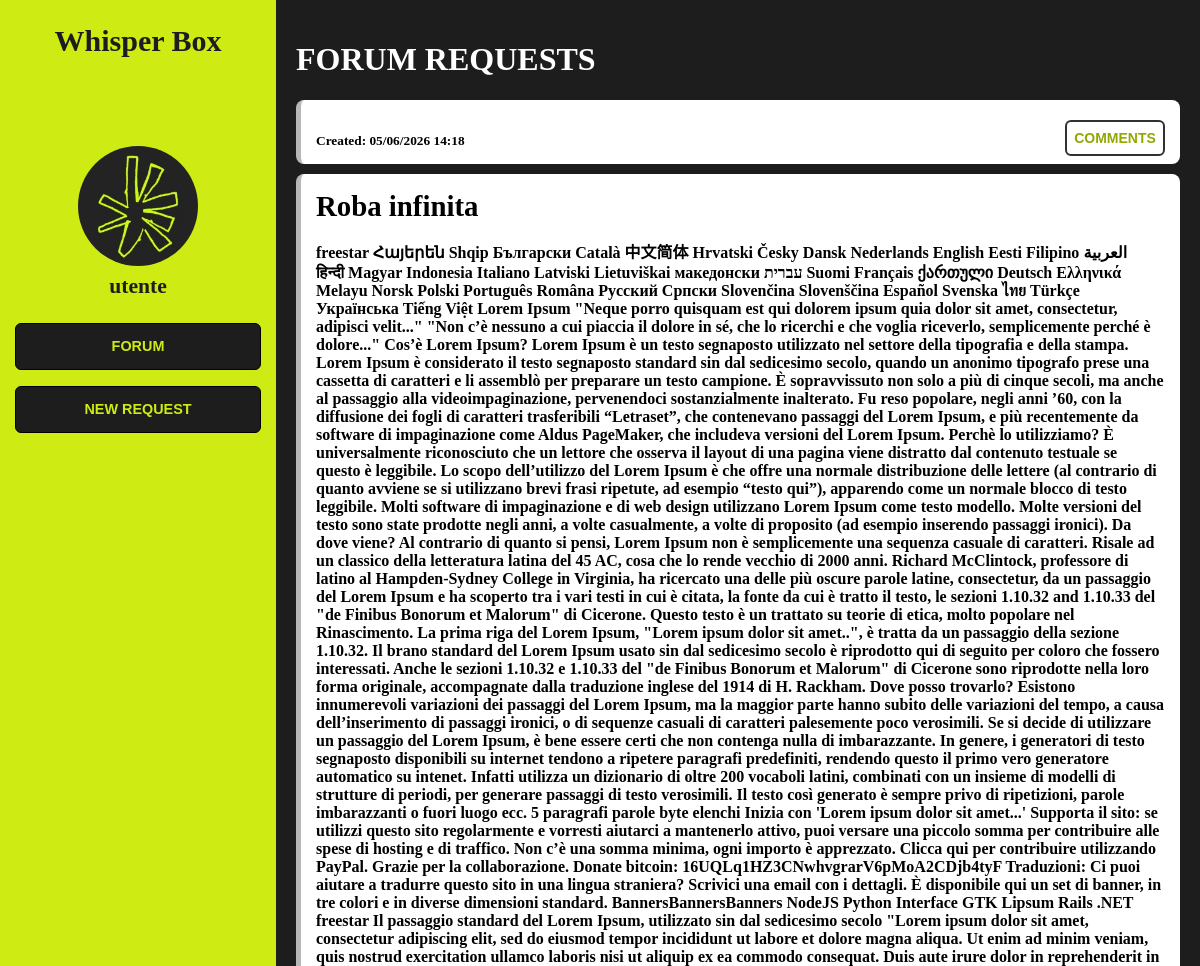
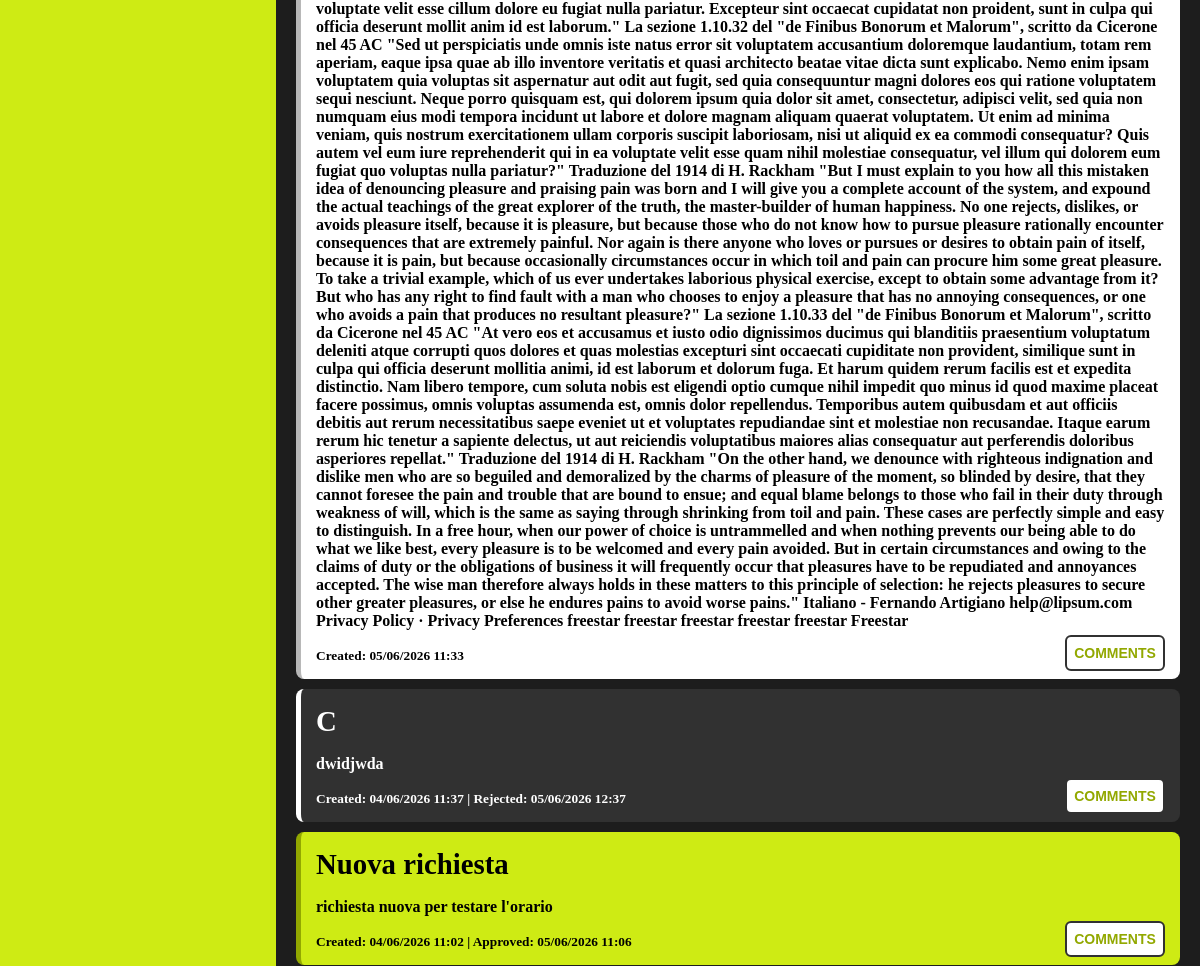
The page / (signed in, upper part) on the database as committed earlier (2 pictures, top to bottom).
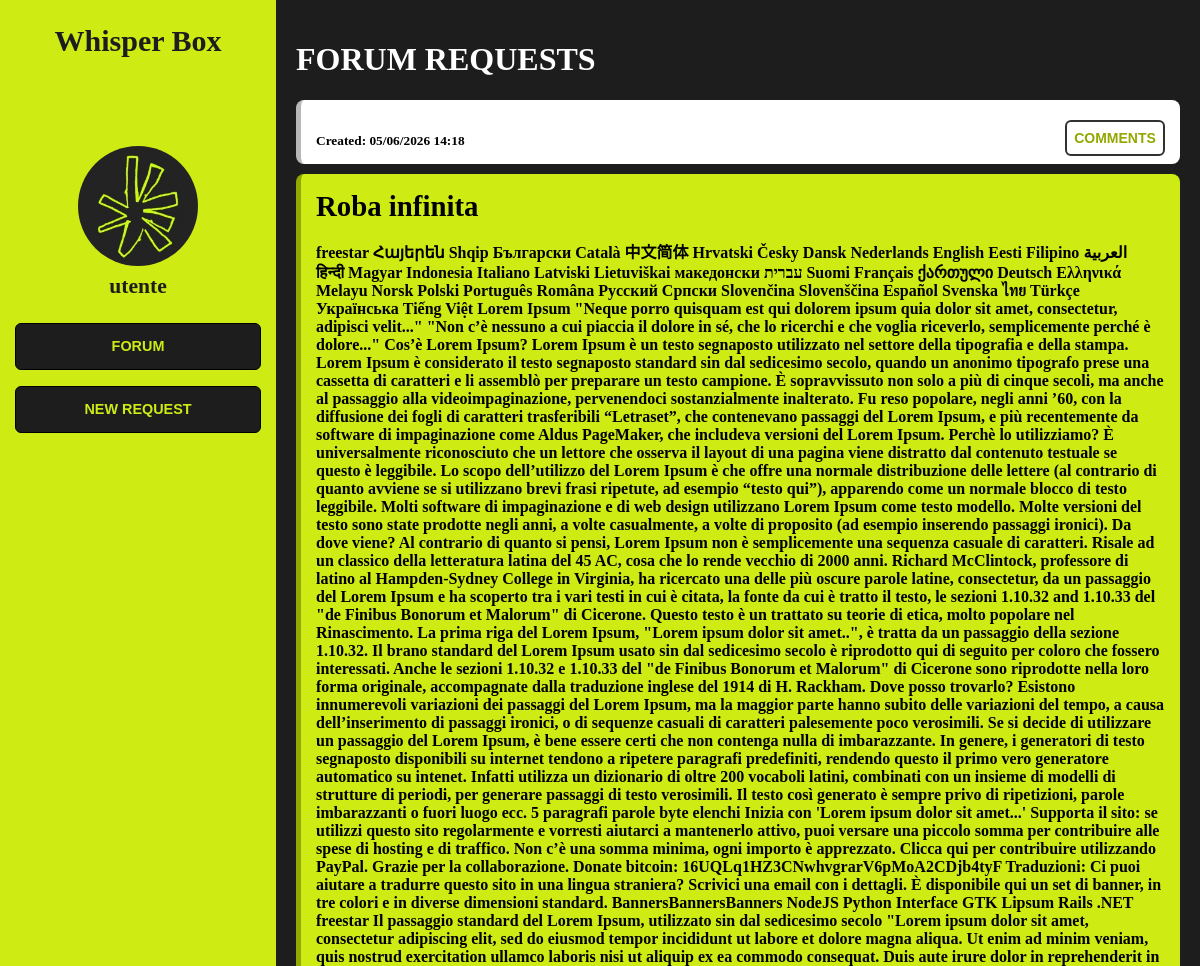
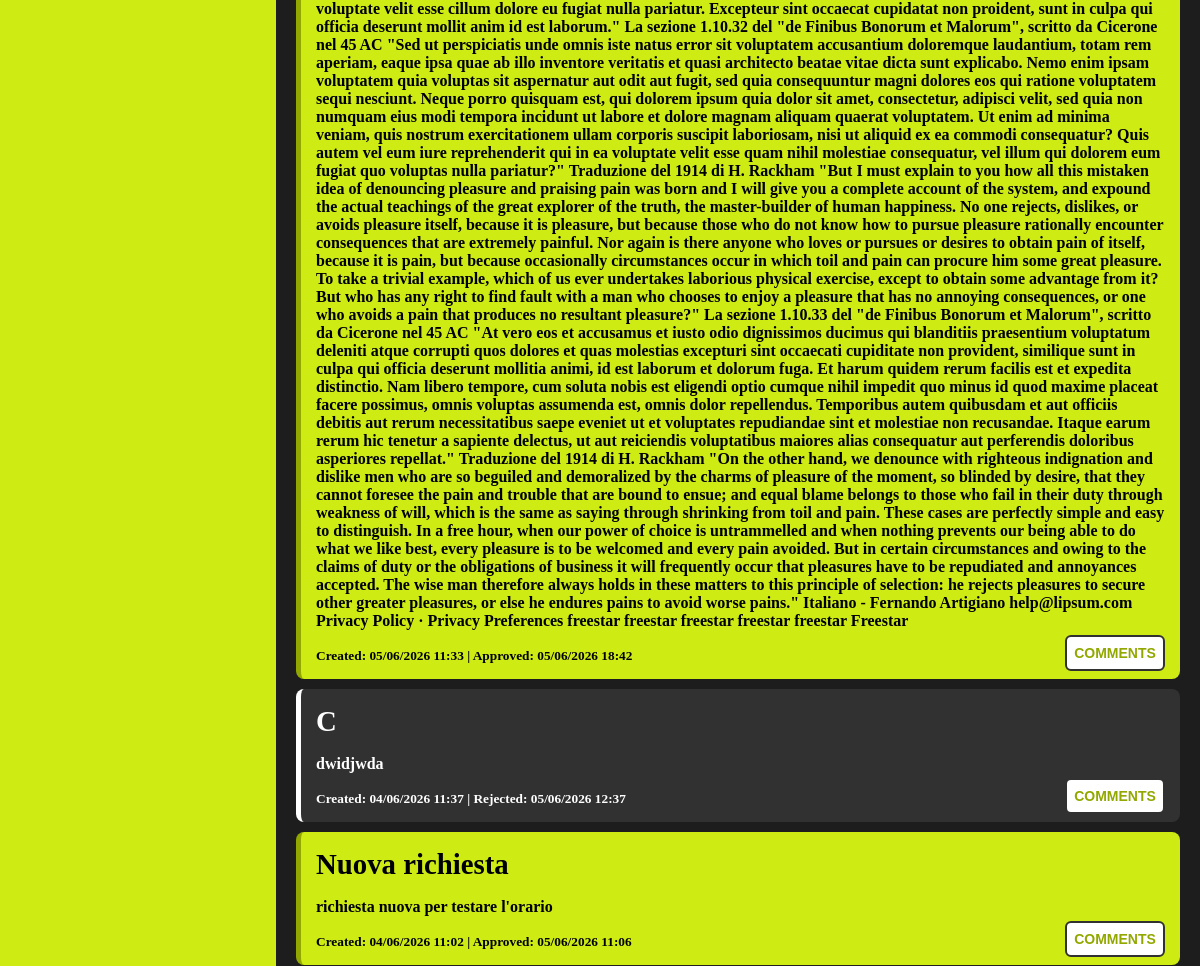
The same page on the database as committed later (2 pictures, top to bottom).
### ideas/models.py (models this page shows, shortened)
class Idea(models.Model):
    STATUS_CHOICES = [
        ("pending", "Pending"),
        ("approved", "Approved"),
        ("rejected", "Rejected"),
    ]
    user = models.ForeignKey(User, on_delete=models.CASCADE, related_name="ideas")
    title = models.CharField(max_length=200)
    description = models.TextField()
    status = models.CharField(max_length=20, choices=STATUS_CHOICES, default="pending")
    created_at = models.DateTimeField(auto_now_add=True)
    approved_at = models.DateTimeField(null=True, blank=True)
    rejected_at = models.DateTimeField(null=True, blank=True)

### ideas/views.py (the view)
# urls.py: 2. Add a URL to urlpatterns:  path('', views.home, name='home')
@login_required
def home(request):
    ideas = Idea.objects.all().order_by('-created_at')
    return render(request, 'home.html', {'ideas': ideas})

### ideas/templates/home.html (shortened to what this page needs)
{% extends 'base.html' %}
{% load static %}
{% block css %}
<link rel="stylesheet" href="{% static 'css/forum.css' %}">
{% endblock %}
{% block content %}
<h1>FORUM REQUESTS</h1>
{% for idea in ideas %}
    <div class="card {% if idea.status == 'approved' %}approved{% elif idea.status == 'rejected' %}rejected{% endif %}">
        <div class="card-content">
            <h3>{{ idea.title }}</h3>
            <p>{{ idea.description }}</p>
            <small>
                Created: {{ idea.created_at|date:"d/m/Y H:i" }}
            </small>
            {% if idea.approved_at %}
                <small>| Approved: {{ idea.approved_at|date:"d/m/Y H:i" }}</small>
            {% endif %}
            {% if idea.rejected_at %}
                <small>| Rejected: {{ idea.rejected_at|date:"d/m/Y H:i" }}</small>
            {% endif %}
        </div>
        <button class="btn-comment"
                onclick="toggleComments({{ idea.id }})">
            COMMENTS
        </button>
    </div>
{% empty %}
    <p>No requests yet.</p>
{% endfor %}
{% endblock %}

Rows that differ between the two databases and show on the page:
changed Idea "Roba infinita": status "pending" → "approved" (drawn); approved_at (not shown) → "05/06/2026 18:42"
